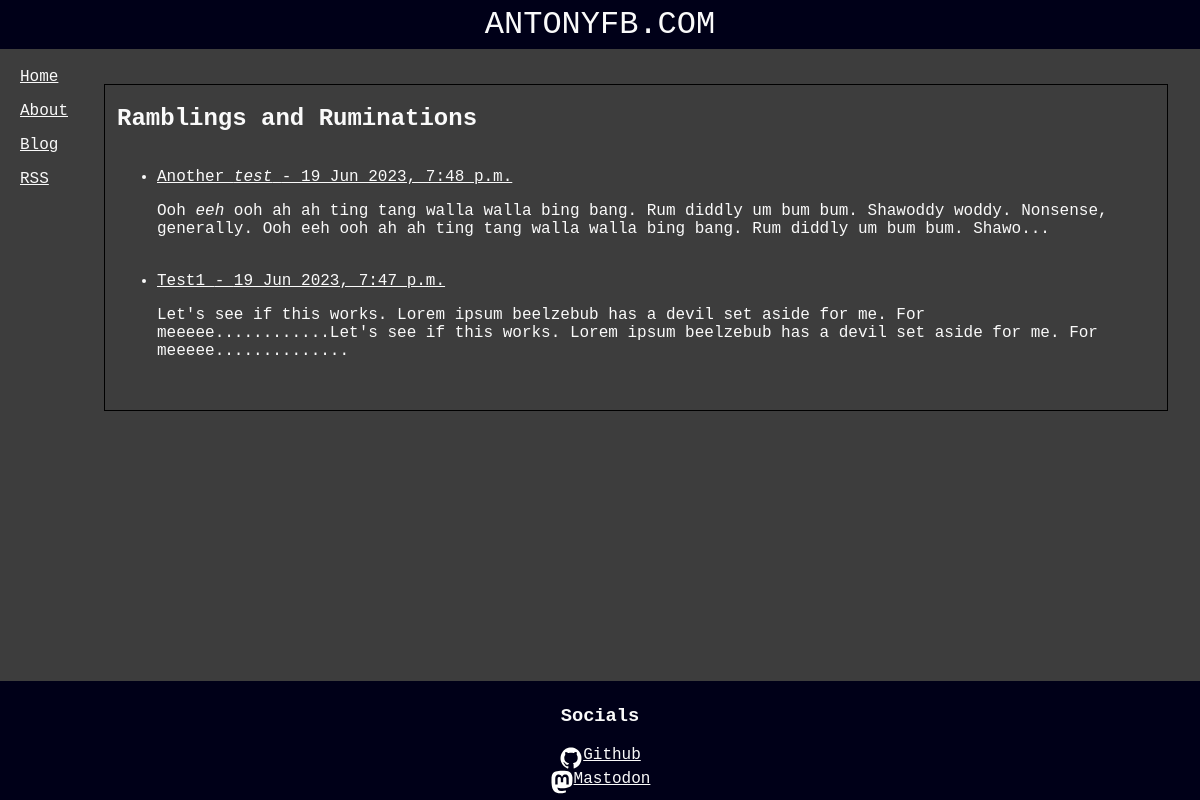
The page /blog/ on the database as committed earlier.
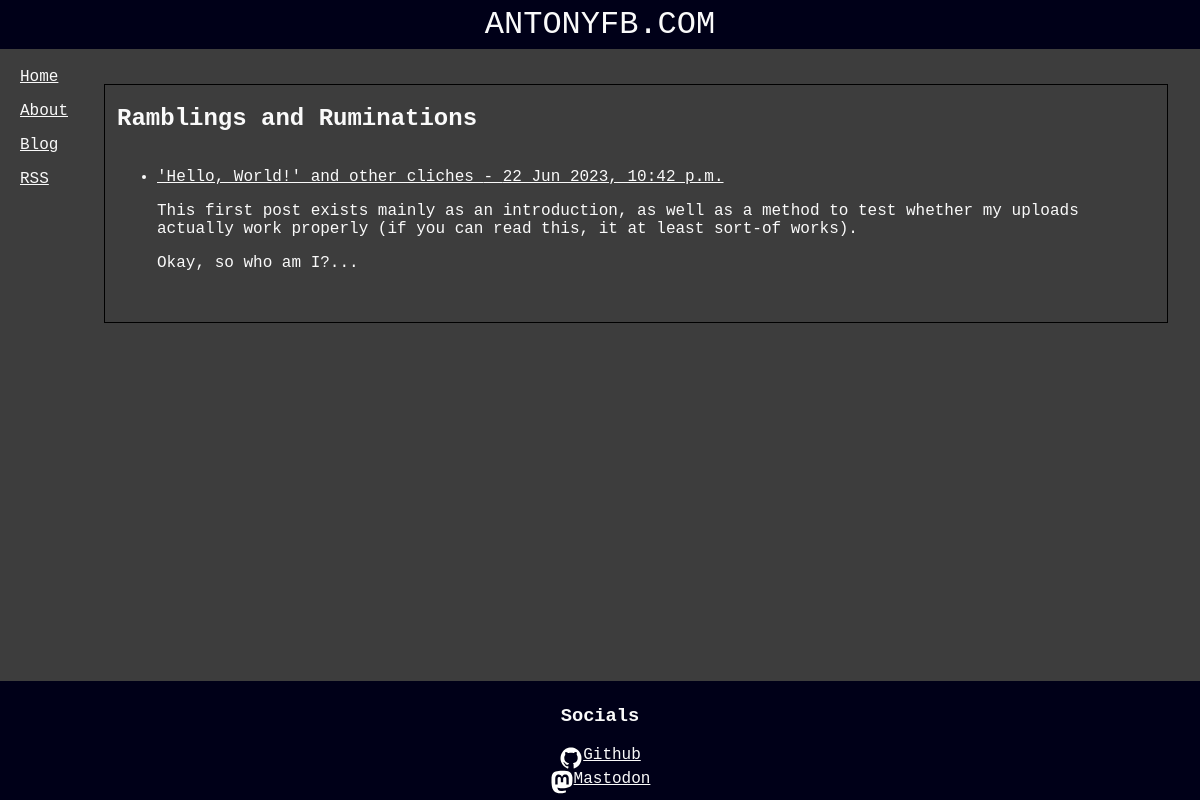
The same page on the database as committed later.
### blog/models.py (models this page shows, shortened)
class Post(models.Model):
    title = models.CharField(max_length=200, unique=True)
    tag = models.ForeignKey(Tag, on_delete=models.CASCADE)
    text = models.TextField()
    date_added = models.DateTimeField(auto_now_add=True)

### blog/views.py (the view)
# urls.py: path('blog/', views.blog, name='blog'),
def blog(request):
    blogposts = Post.objects.order_by('-date_added')
    context = {'blogposts':blogposts}
    return render(request, 'blog/bloglist.html', context)

### blog/templates/blog/bloglist.html (shortened to what this page needs)
{% extends 'blog/base.html' %}
{% block content %}
    <h2>Ramblings and Ruminations</h2>
    <ul>
        {% for blogpost in blogposts %}
            <li><a href="/blog/{{ blogpost.id }}">{{ blogpost.title|safe }} - {{ blogpost.date_added }}</a>
                <br>
                <p>{{ blogpost.text|slice:":200"|safe }}...</p>
                <br>
            </li>
        {% endfor %}
    </ul>
{% endblock content %}

### blog/templates/blog/base.html (shortened to what this page needs)
{% load static %}
<!DOCTYPE html>
<html lang="en">
    <head>
        <link rel="stylesheet" href="{% static 'blog/style.css' %}">
    </head>
    <body>
    <header>ANTONYFB.COM</header>
    <main>
    <nav>
        <a class="navLink" href="{% url 'blog:home' %}">Home</a>
        <a class="navLink" href="{% url 'blog:about' %}">About</a>
        <a class="navLink" href="{% url 'blog:blog' %}">Blog</a>
        <a class="navLink" href="{% url 'blog:rss_feed' %}">RSS</a>
    </nav>
    <content>
	{% block content %}{% endblock content %}
    </content>
    </main>
    <footer>
        <h3>Socials</h3>
        <div class="footLink">
            <img class="footIcon" src="/media/svg/logo-github.svg" alt="Github logo">
            <a href="https://github.com/afoxbr"> Github  </a>
        </div>
        <div class="footLink">
            <img class="footIcon" src="/media/svg/logo-mastodon.svg" alt="Mastodon logo">
            <a href="https://fosstodon.org/@afb"> Mastodon</a>
        </div>
    </footer>
    </body>
</html>

### blog/static/blog/style.css (style rules this page uses)
body { background-color: #3d3d3d; font-family: monospace; font-size: 16px; color: #fafafa }
a { color: #fafafa }
header { background-color: #000018; font-size: 32px; padding: 6px 0; text-align: center; position: fixed; top: 0px; left: 0px; right: 0px; }
main { display: flex; margin-top: 60px; margin-bottom: 120px; }
nav { display: flex; flex-direction: column; }
.navLink { padding: 8px 12px; }
content { display: flex; flex-direction: column; margin: 24px; border: 1px solid black; padding: 0px 12px; }
footer { background-color: #000018; text-align: center; padding: 6px; position: fixed; bottom: 0px; left: 0px; right: -0px; }
.footLink { display: flex; justify-content: center; }
img { max-width: 300px; height: auto; }
.footIcon { width: 24px; height: auto; }

Rows that differ between the two databases and show on the page:
removed Post: title "Another test", date_added "19 Jun 2023, 7:48 p.m.", text "Ooh eeh ooh ah ah ting tang walla walla bing bang. Rum diddly um bum bum. Shawoddy woddy. Nonsense, generally. Ooh eeh ooh ah ah ting tang walla walla bing bang. Rum diddly um bum bum. Shawo"
removed Post: title "Test1", date_added "19 Jun 2023, 7:47 p.m.", text "Let's see if this works. Lorem ipsum beelzebub has a devil set aside for me. For meeeee............Let's see if this works. Lorem ipsum beelzebub has a devil set aside for me. For meeeee..........."
added Post: title "'Hello, World!' and other cliches", date_added "22 Jun 2023, 10:42 p.m.", text "This first post exists mainly as an introduction, as well as a method to test whether my uploads actually work properly (if you can read this, it at least sort-of works). Okay, so who am I?"
